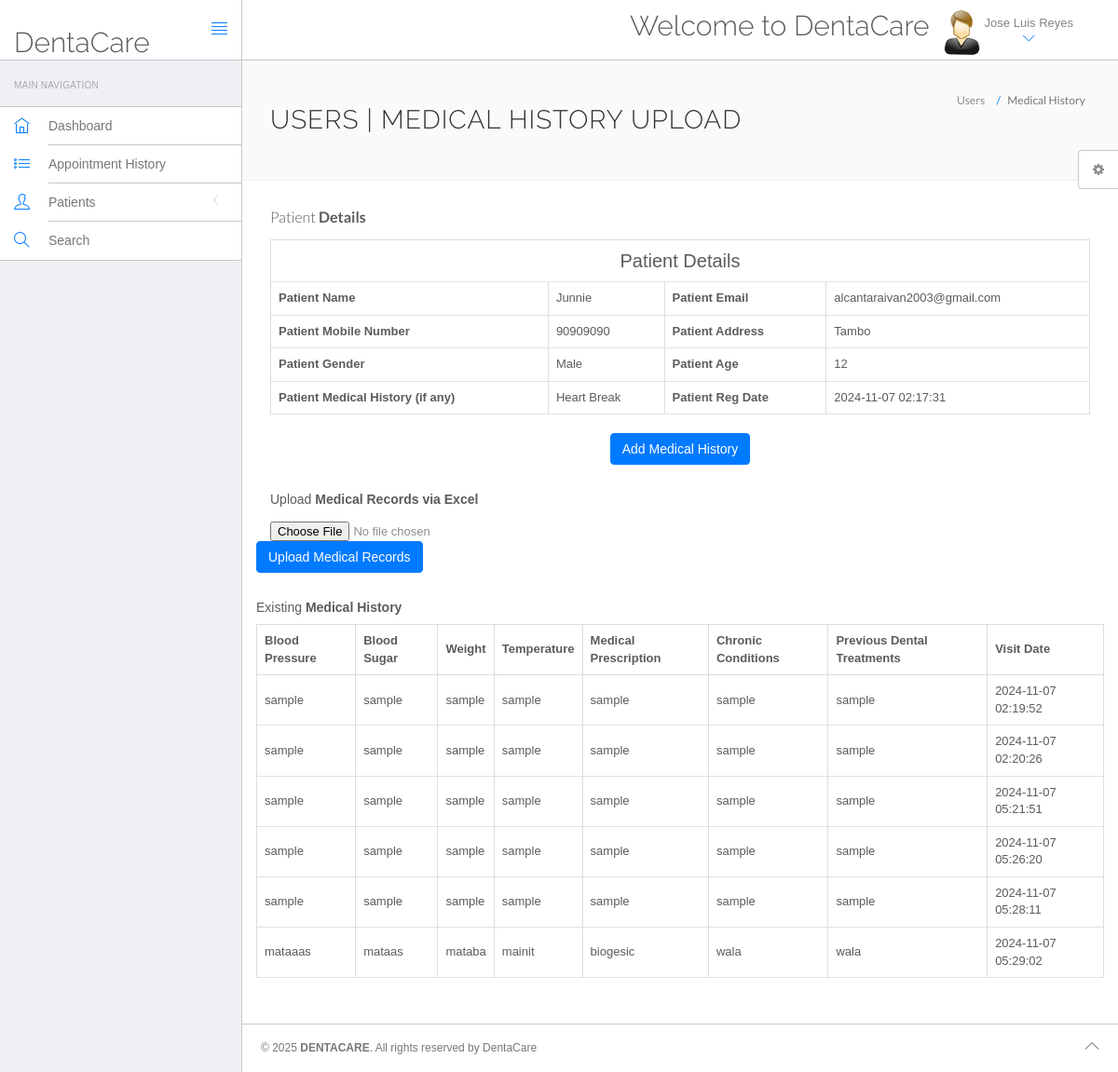
Screenshot of /hms/doctor/view-patient.php?viewid=20 (signed in) with the database file from the repository.
### tables this page shows
CREATE TABLE `doctors` (
  `id` int(11) NOT NULL,
  `specilization` varchar(255) DEFAULT NULL,
  `doctorName` varchar(255) DEFAULT NULL,
  `address` longtext DEFAULT NULL,
  `docFees` varchar(255) DEFAULT NULL,
  `contactno` varchar(11) DEFAULT NULL,
  `docEmail` varchar(255) DEFAULT NULL,
  `password` varchar(255) DEFAULT NULL,
  `creationDate` timestamp NULL DEFAULT current_timestamp(),
  `updationDate` timestamp NULL DEFAULT NULL ON UPDATE current_timestamp(),
  `role` enum('doctor') NOT NULL DEFAULT 'doctor'
);

CREATE TABLE `tblpatient` (
  `ID` int(10) NOT NULL,
  `Docid` int(10) DEFAULT NULL,
  `PatientName` varchar(200) DEFAULT NULL,
  `PatientContno` bigint(10) DEFAULT NULL,
  `PatientEmail` varchar(200) DEFAULT NULL,
  `PatientGender` varchar(50) DEFAULT NULL,
  `PatientAdd` mediumtext DEFAULT NULL,
  `PatientAge` int(10) DEFAULT NULL,
  `PatientMedhis` mediumtext DEFAULT NULL,
  `CreationDate` timestamp NULL DEFAULT current_timestamp(),
  `UpdationDate` timestamp NULL DEFAULT NULL ON UPDATE current_timestamp()
);

CREATE TABLE `tblmedicalhistory` (
  `ID` int(10) NOT NULL,
  `PatientID` int(10) DEFAULT NULL,
  `BloodPressure` varchar(200) DEFAULT NULL,
  `BloodSugar` varchar(200) NOT NULL,
  `Weight` varchar(100) DEFAULT NULL,
  `Temperature` varchar(200) DEFAULT NULL,
  `MedicalPres` mediumtext DEFAULT NULL,
  `ChronicCond` varchar(255) DEFAULT NULL,
  `PrevDen` varchar(255) DEFAULT NULL,
  `CreationDate` timestamp NOT NULL DEFAULT current_timestamp() ON UPDATE current_timestamp()
);

### hms/doctor/view-patient.php (the view, shortened to what this page needs)
<?php
include('include/config.php');
function sanitize_input($data) {
    return htmlspecialchars(strip_tags(trim($data)));
}
?>
<!DOCTYPE html>
<html lang="en">
<head>
    <link rel="stylesheet" href="vendor/bootstrap/css/bootstrap.min.css">
    <link rel="stylesheet" href="vendor/fontawesome/css/font-awesome.min.css">
    <link rel="stylesheet" href="vendor/themify-icons/themify-icons.min.css">
    <link href="vendor/animate.css/animate.min.css" rel="stylesheet" media="screen">
    <link href="vendor/perfect-scrollbar/perfect-scrollbar.min.css" rel="stylesheet" media="screen">
    <link href="vendor/switchery/switchery.min.css" rel="stylesheet" media="screen">
    <link href="vendor/bootstrap-touchspin/jquery.bootstrap-touchspin.min.css" rel="stylesheet" media="screen">
    <link href="vendor/select2/select2.min.css" rel="stylesheet" media="screen">
    <link href="vendor/bootstrap-datepicker/bootstrap-datepicker3.standalone.min.css" rel="stylesheet" media="screen">
    <link href="vendor/bootstrap-timepicker/bootstrap-timepicker.min.css" rel="stylesheet" media="screen">
    <link rel="stylesheet" href="assets/css/styles.css">
    <link rel="stylesheet" href="assets/css/plugins.css">
    <link rel="stylesheet" href="assets/css/themes/theme-1.css" id="skin_color" />
    <link rel="stylesheet" href="https://cdn.jsdelivr.net/npm/sweetalert2@11/dist/sweetalert2.min.css">
</head>
<body>
    <div id="app"><?php include('include/footer.php');?>
        <?php include('include/sidebar.php'); ?>
        <div class="app-content">
            <?php include('include/header.php'); ?>
            <div class="main-content">
                <div class="wrap-content container" id="container">
                    <section id="page-title">
                        <div class="row">
                            <div class="col-sm-8">
                                <h1 class="mainTitle">Users | Medical History Upload</h1>
                            </div>
                            <ol class="breadcrumb">
                                <li><span>Users</span></li>
                                <li class="active"><span>Medical History</span></li>
                            </ol>
                        </div>
                    </section>
                    <div class="container-fluid container-fullw bg-white">
                        <div class="row">
                            <div class="col-md-12">
                                <h5 class="over-title margin-bottom-15">Patient <span class="text-bold">Details</span></h5>
                                <?php
                                $vid = sanitize_input($_GET['viewid']);
                                $ret = mysqli_query($con, "SELECT * FROM tblpatient WHERE ID='$vid'");
                                while ($row = mysqli_fetch_array($ret)) {
                                ?>
                                    <table class="table table-bordered">
                                        <tr align="center">
                                            <td colspan="4" style="font-size:20px;color:blue">Patient Details</td>
                                        </tr>
                                        <tr>
                                            <th>Patient Name</th>
                                            <td><?php echo $row['PatientName']; ?></td>
                                            <th>Patient Email</th>
                                            <td><?php echo $row['PatientEmail']; ?></td>
                                        </tr>
                                        <tr>
                                            <th>Patient Mobile Number</th>
                                            <td><?php echo $row['PatientContno']; ?></td>
                                            <th>Patient Address</th>
                                            <td><?php echo $row['PatientAdd']; ?></td>
                                        </tr>
                                        <tr>
                                            <th>Patient Gender</th>
                                            <td><?php echo $row['PatientGender']; ?></td>
                                            <th>Patient Age</th>
                                            <td><?php echo $row['PatientAge']; ?></td>
                                        </tr>
                                        <tr>
                                            <th>Patient Medical History (if any)</th>
                                            <td><?php echo $row['PatientMedhis']; ?></td>
                                            <th>Patient Reg Date</th>
                                            <td><?php echo $row['CreationDate']; ?></td>
                                        </tr>
                                    </table>
                                <?php } ?>
                                <p align="center">
                                    <button class="btn btn-primary waves-effect waves-light w-lg" data-toggle="modal" data-target="#myModal">Add Medical History</button>
                                </p>
                                <h5 class="margin-top-30">Upload <span class="text-bold">Medical Records via Excel</span></h5>
                                <form method="POST" enctype="multipart/form-data">
                                        <input type="file" name="file" class="form-control-file">
                                    </div>
                                    <button type="submit" name="btnUpload" class="btn btn-primary">Upload Medical Records</button>
                                <h5 class="margin-top-30">Existing <span class="text-bold">Medical History</span></h5>
                                <table class="table table-bordered">
                                    <thead class="thead-dark">
                                        <tr>
                                            <th>Blood Pressure</th>
                                            <th>Blood Sugar</th>
                                            <th>Weight</th>
                                            <th>Temperature</th>
                                            <th>Medical Prescription</th>
                                            <th>Chronic Conditions</th>
                                            <th>Previous Dental Treatments</th>
                                            <th>Visit Date</th>
                                        </tr>
                                    </thead>
                                    <tbody>
                                        <?php
                                        $ret = mysqli_query($con, "SELECT * FROM tblmedicalhistory WHERE PatientID='$vid'");
                                        while ($row = mysqli_fetch_array($ret)) {
                                            echo "<tr>
                                                <td>{$row['BloodPressure']}</td>
                                                <td>{$row['BloodSugar']}</td>
                                                <td>{$row['Weight']}</td>
                                                <td>{$row['Temperature']}</td>
                                                <td>{$row['MedicalPres']}</td>
                                                <td>{$row['ChronicCond']}</td>
                                                <td>{$row['PrevDen']}</td>
                                                <td>{$row['CreationDate']}</td>
                                            </tr>";
                                        }
                                        ?>
                                    </tbody>
                                </table>
                            </div>
                        </div>
                    </div>
                    <?php include('include/setting.php'); ?>
                </div>
            </div>
        </div>
</body>
</html>

### hms/doctor/include/header.php (shortened to what this page needs)
<header class="navbar navbar-default navbar-static-top">
					<div class="navbar-header">
						<a class="navbar-brand" href="#">
							<h2 style="padding-top:20% ">DentaCare</h2>
						</a>
						<a href="#" class="sidebar-toggler pull-right visible-md visible-lg" data-toggle-class="app-sidebar-closed" data-toggle-target="#app">
							<i class="ti-align-justify"></i>
						</a>
					</div>
					<div class="navbar-collapse collapse">
						<ul class="nav navbar-right">
								<li  style="padding-top:2% ">
								<h2>Welcome to DentaCare</h2>
							</li>
							<li class="dropdown current-user">
								<a href class="dropdown-toggle" data-toggle="dropdown">
									<img src="assets/images/images.jpg" > <span class="username">
									<?php $query=mysqli_query($con,"select doctorName from doctors where id='".$_SESSION['id']."'");
while($row=mysqli_fetch_array($query))
{
	echo $row['doctorName'];
}
									?> <i class="ti-angle-down"></i></i></span>
								</a>
							</li>
						</ul>
					</div>
				</header>

### hms/doctor/assets/css/themes/theme-1.css (style rules this page uses)
body { background: #FAFAFA; }
header .navbar-header { background: #ffffff !important; border-right-color: #c8c7cc !important; border-bottom-color: #c8c7cc !important; }
header .navbar-header .sidebar-toggler, header .navbar-header .sidebar-mobile-toggler { color: #007aff !important; }
header .navbar-header .navbar-brand { color: #777 !important; }
header .navbar-collapse { background: #ffffff !important; border-bottom-color: #c8c7cc !important; box-shadow: none !important; }
header .navbar-collapse .navbar-right > li > a { color: #777; }
header .navbar-collapse .navbar-right > li > a i { color: #007aff !important; }

### rows the page displays
doctors: doctorName "Jose Luis Reyes"
tblpatient: PatientName "Junnie", PatientEmail "alcantaraivan2003@gmail.com", PatientContno "90909090", PatientAdd "Tambo", PatientGender "Male", PatientAge "12", PatientMedhis "Heart Break", CreationDate "2024-11-07 02:17:31"
tblmedicalhistory: BloodPressure "sample", BloodSugar "sample", Weight "sample", Temperature "sample", MedicalPres "sample", ChronicCond "sample", PrevDen "sample", CreationDate "2024-11-07 02:19:52"
tblmedicalhistory: BloodPressure "sample", BloodSugar "sample", Weight "sample", Temperature "sample", MedicalPres "sample", ChronicCond "sample", PrevDen "sample", CreationDate "2024-11-07 02:20:26"
tblmedicalhistory: BloodPressure "sample", BloodSugar "sample", Weight "sample", Temperature "sample", MedicalPres "sample", ChronicCond "sample", PrevDen "sample", CreationDate "2024-11-07 05:21:51"
tblmedicalhistory: BloodPressure "sample", BloodSugar "sample", Weight "sample", Temperature "sample", MedicalPres "sample", ChronicCond "sample", PrevDen "sample", CreationDate "2024-11-07 05:26:20"
tblmedicalhistory: BloodPressure "sample", BloodSugar "sample", Weight "sample", Temperature "sample", MedicalPres "sample", ChronicCond "sample", PrevDen "sample", CreationDate "2024-11-07 05:28:11"
tblmedicalhistory: BloodPressure "mataaas", BloodSugar "mataas", Weight "mataba", Temperature "mainit", MedicalPres "biogesic", ChronicCond "wala", PrevDen "wala", CreationDate "2024-11-07 05:29:02"
